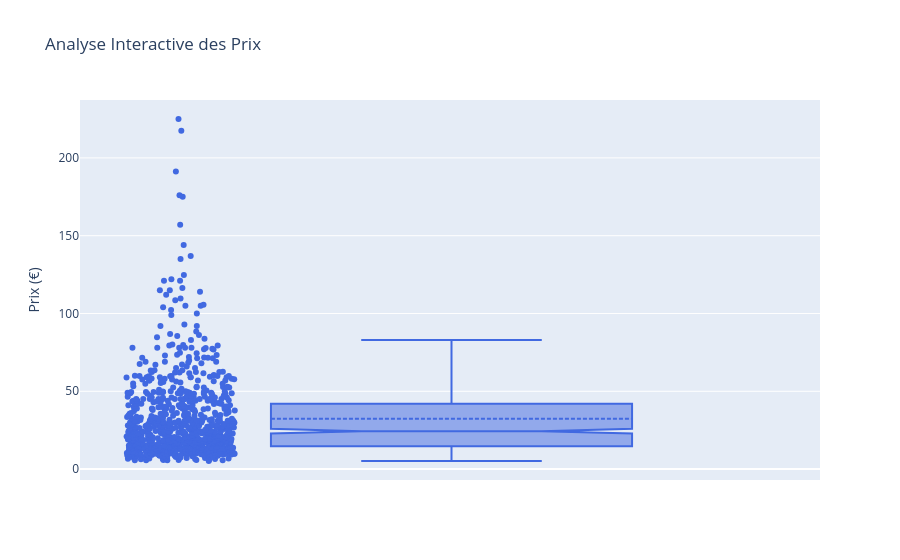

Notebook cell for this chart:
### Code cell
# Création du boxplot interactif

fig = px.box(df_final, 
             y="price", 
             points="all",        # Affiche tous les points à côté de la boîte
             notched=True,        # Ajoute une encoche à la médiane
             title="Analyse Interactive des Prix",
             labels={'price': 'Prix (€)'},
             hover_data=['post_title']) # Affiche le nom du vin au survol

# Personnalisation du design
fig.update_traces(marker_color='royalblue', boxmean=True) # Affiche aussi la moyenne

#Export au format html pour garder le style interactif
fig.write_html("Graphiques/analyse_interactif_prix.html")

#Affichage
fig.show()

### Figure 1 — Plotly figure (JSON) as saved in the notebook; plotly's stock layout.template omitted (floating-point values rounded to 4 significant figures; data arrays with more than 128 entries replaced by an {"elided": "..."} marker saying what was removed)
{"data": [{"alignmentgroup": "True", "boxmean": true, "boxpoints": "all", "customdata": {"elided": "820x1 str values"}, "hovertemplate": "Prix (€)=%{y}<br>post_title=%{customdata[0]}<extra></extra>", "legendgroup": "", "marker": {"color": "royalblue"}, "name": "", "notched": true, "offsetgroup": "", "orientation": "v", "showlegend": false, "type": "box", "x0": " ", "xaxis": "x", "y": {"elided": "820 float values"}, "y0": " ", "yaxis": "y"}], "layout": {"boxmode": "group", "legend": {"tracegroupgap": 0}, "title": {"text": "Analyse Interactive des Prix"}, "xaxis": {"anchor": "y", "domain": [0, 1]}, "yaxis": {"anchor": "x", "domain": [0, 1], "title": {"text": "Prix (€)"}}}}
